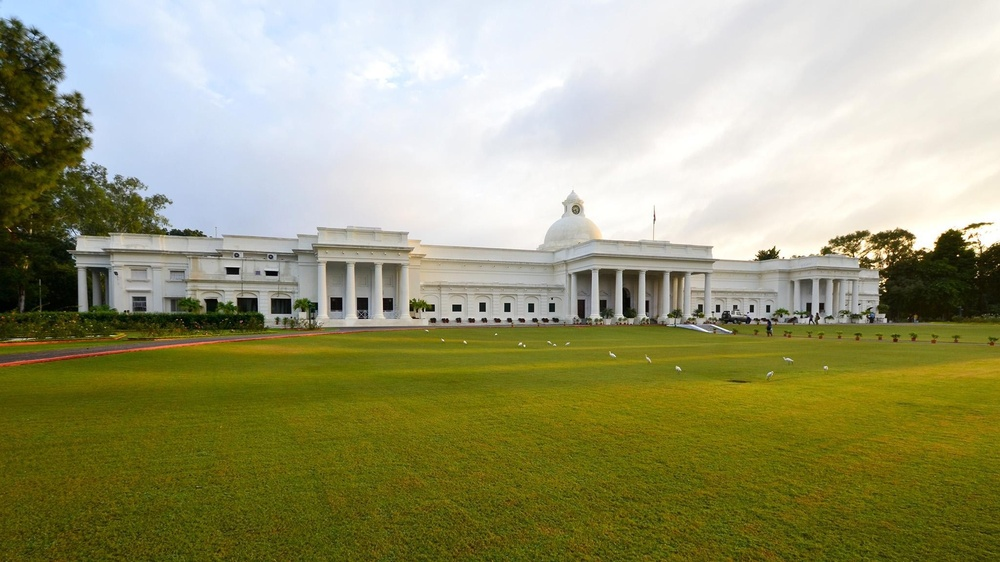
%> input picture FrequencyDomainFiltering/real_img.jpeg, 1000 x 562 px, shrunk from 2048 x 1152 before the run
$ octave code.m   (GNU Octave 9; MATLAB toolbox functions it lacks are replaced by stand-ins)
%> lines starting %> are read from the running program, lines starting %| are printed output that depends on the picture
img = imread('real_img.jpeg');
%> img is the input picture: size 562x1000x3 uint8; mean R, G, B 154.4, 154.1, 116.3

img_gray = rgb2gray(img);
img_double = im2double(img_gray);
F = fft2(img_double);
F_shifted = fftshift(F);

F_magnitude = abs(F_shifted);
F_phase = angle(F_shifted);
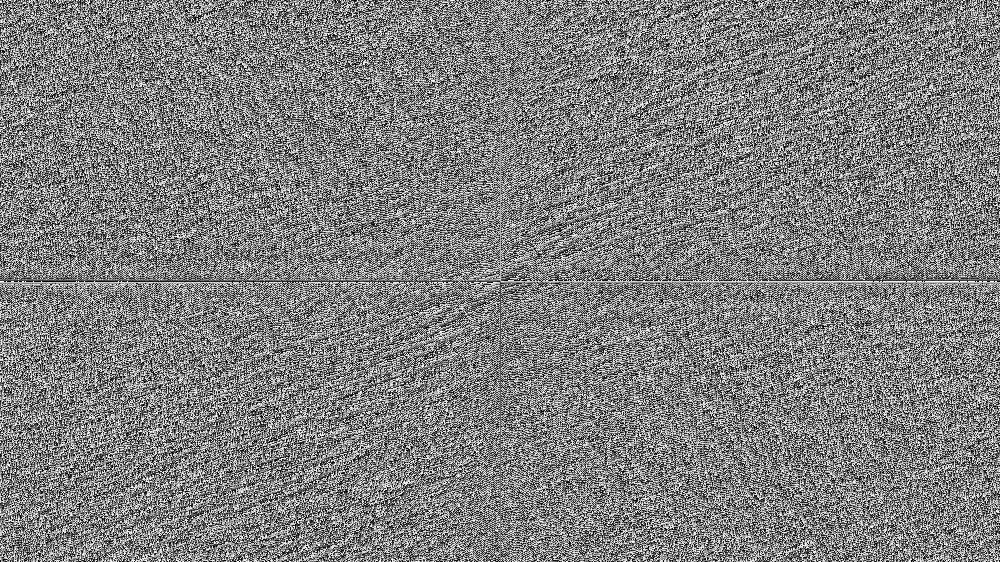
%> F_phase: size 562x1000 double; min -3.14, max 3.14, mean 5.59e-06; drawn with min black and max white
% [9 lines of commented-out code are left out]
[M, N] = size(img_double);
%> M = 562; N = 1000
[u, v] = meshgrid(-floor(N/2):floor((N-1)/2), -floor(M/2):floor((M-1)/2));
D = sqrt(u.^2 + v.^2);
D0 = 20;
D1 = 50;
D2 = 80;
H0 = double(D <= D0); % Ideal low-pass filter
H1 = double(D <= D1); % Ideal low-pass filter
H2 = double(D <= D2); % Ideal low-pass filter

% Apply the filter to the shifted Fourier transform
G_shifted0 = F_shifted .* H0;
G_shifted1 = F_shifted .* H1;
G_shifted2 = F_shifted .* H2;

% Shift back and compute the inverse Fourier transform
L0 = ifftshift(G_shifted0);
img_filtered0 = real(ifft2(L0));
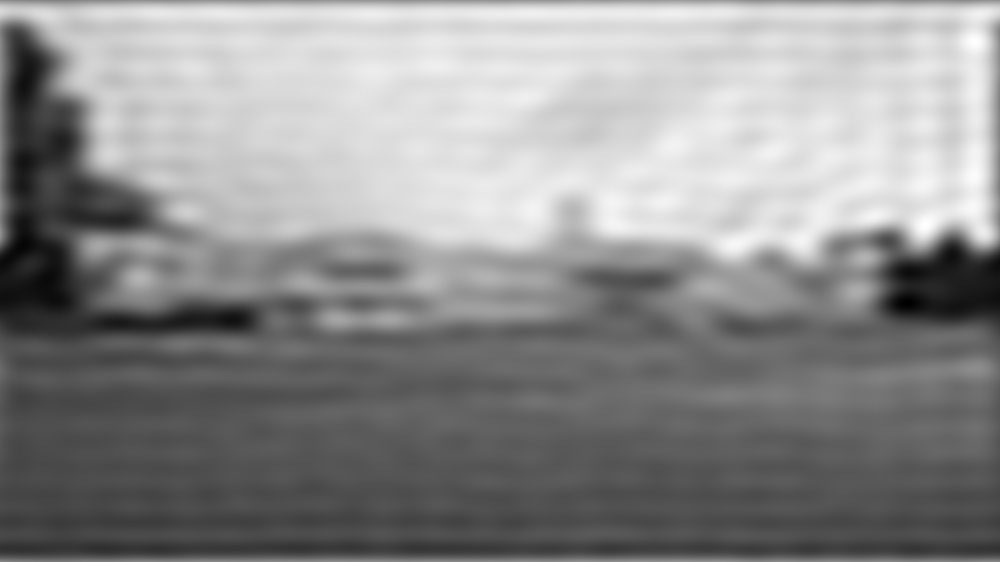
%> img_filtered0: size 562x1000 double; min -0.0243, max 1.08, mean 0.588; drawn with min black and max white

L1 = ifftshift(G_shifted1);
img_filtered1 = real(ifft2(L1));

L2 = ifftshift(G_shifted2);
img_filtered2 = real(ifft2(L2));
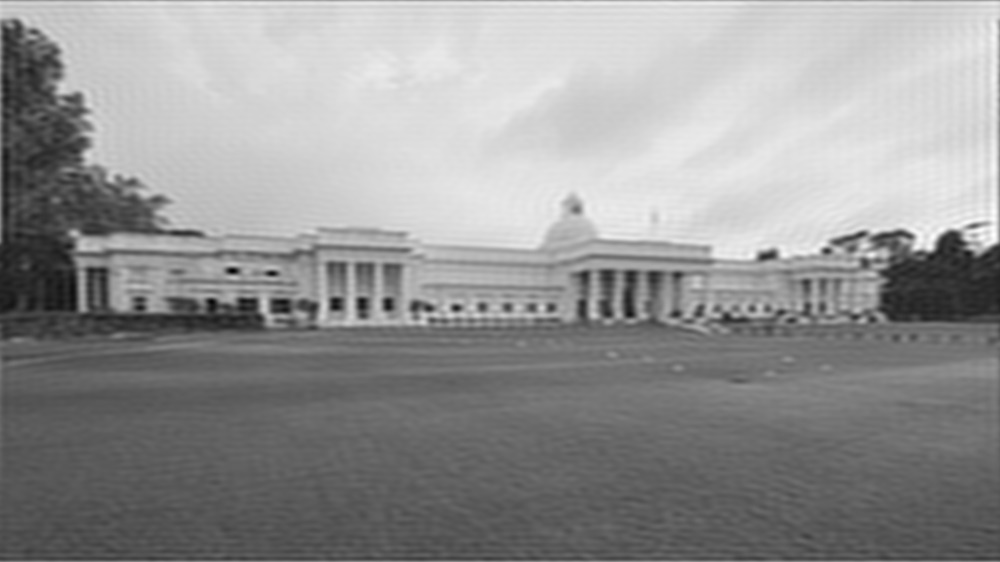
%> img_filtered2: size 562x1000 double; min -0.132, max 1.11, mean 0.588; drawn with min black and max white

% [7 lines of commented-out code are left out]


G0 = exp(-(D.^2) / (2 * D0^2));
G1 = exp(-(D.^2) / (2 * D1^2));
G2 = exp(-(D.^2) / (2 * D2^2));
G_shifted_gaussian0 = F_shifted .* G0;
G_shifted_gaussian1 = F_shifted .* G1;
G_shifted_gaussian2 = F_shifted .* G2;

L_gaussian0 = ifftshift(G_shifted_gaussian0);
img_filtered_gaussian0 = real(ifft2(L_gaussian0));
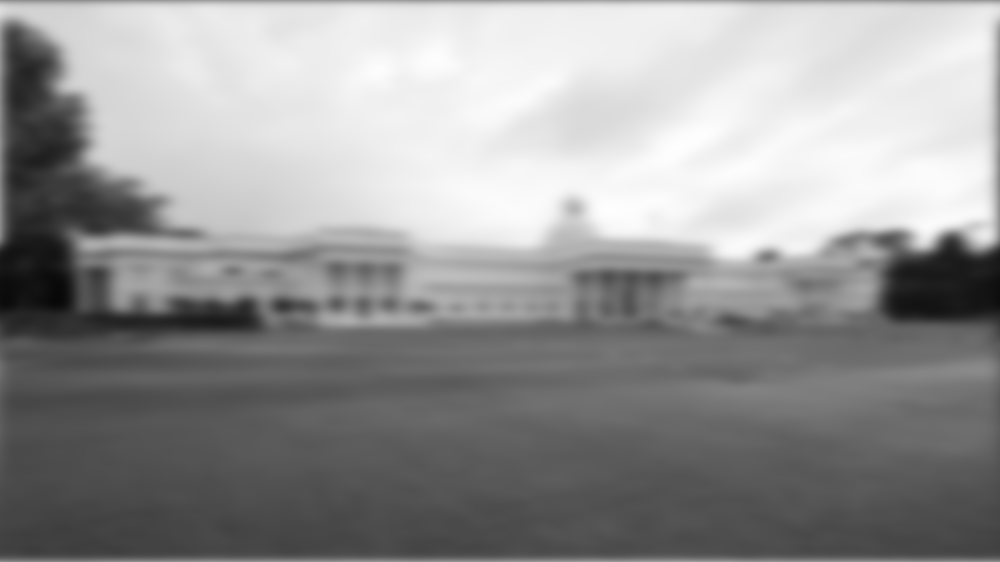
%> img_filtered_gaussian0: size 562x1000 double; min 0.0314, max 0.997, mean 0.588

L_gaussian1 = ifftshift(G_shifted_gaussian1);
img_filtered_gaussian1 = real(ifft2(L_gaussian1));
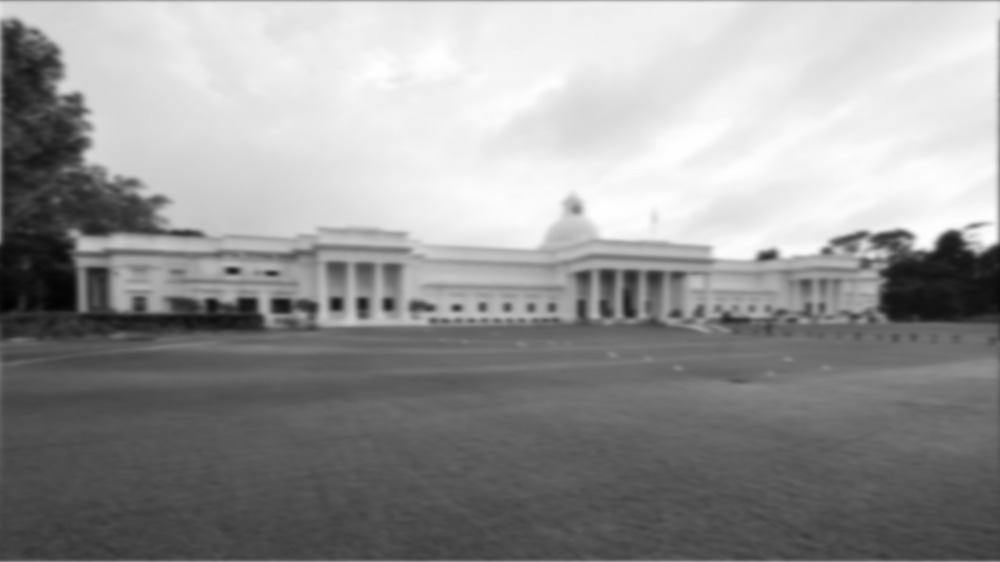
%> img_filtered_gaussian1: size 562x1000 double; min 0.0107, max 1, mean 0.588

L_gaussian2 = ifftshift(G_shifted_gaussian2);
img_filtered_gaussian2 = real(ifft2(L_gaussian2));

% [9 lines of commented-out code are left out]

n1 = 2;
n2 = 4;

BLPF01 = 1 ./ (1 + (D ./ D0).^(2*n1));
BLPF02 = 1 ./ (1 + (D ./ D0).^(2*n2));

BLPF11 = 1 ./ (1 + (D ./ D1).^(2*n1));
BLPF12 = 1 ./ (1 + (D ./ D1).^(2*n2));

BLPF21 = 1 ./ (1 + (D ./ D2).^(2*n1));
BLPF22 = 1 ./ (1 + (D ./ D2).^(2*n2));

G_shifted_butterworth01 = F_shifted .* BLPF01;
G_shifted_butterworth02 = F_shifted .* BLPF02;
G_shifted_butterworth11 = F_shifted .* BLPF11;
G_shifted_butterworth12 = F_shifted .* BLPF12;
G_shifted_butterworth21 = F_shifted .* BLPF21;
G_shifted_butterworth22 = F_shifted .* BLPF22;

L_butterworth01 = ifftshift(G_shifted_butterworth01);
img_filtered_butterworth01 = real(ifft2(L_butterworth01));
L_butterworth02 = ifftshift(G_shifted_butterworth02);
img_filtered_butterworth02 = real(ifft2(L_butterworth02));
L_butterworth11 = ifftshift(G_shifted_butterworth11);
img_filtered_butterworth11 = real(ifft2(L_butterworth11));
L_butterworth12 = ifftshift(G_shifted_butterworth12);
img_filtered_butterworth12 = real(ifft2(L_butterworth12));
L_butterworth21 = ifftshift(G_shifted_butterworth21);
img_filtered_butterworth21 = real(ifft2(L_butterworth21));
L_butterworth22 = ifftshift(G_shifted_butterworth22);
img_filtered_butterworth22 = real(ifft2(L_butterworth22));

% [15 lines of commented-out code are left out]
H_high0 = double(D > D0);
G_shifted_high0 = F_shifted .* H_high0;

L_high0 = ifftshift(G_shifted_high0);
img_filtered_high0 = real(ifft2(L_high0));
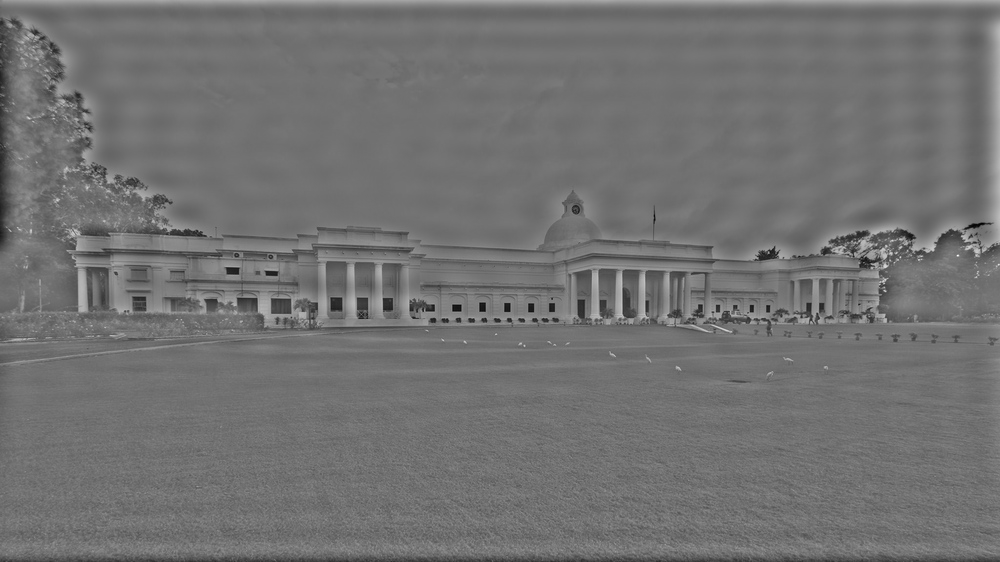
%> img_filtered_high0: size 562x1000 double; min -0.704, max 0.874, mean 2.02e-19; drawn with min black and max white

H_high1 = double(D > D1);
G_shifted_high1 = F_shifted .* H_high1;

L_high1 = ifftshift(G_shifted_high1);
img_filtered_high1 = real(ifft2(L_high1));
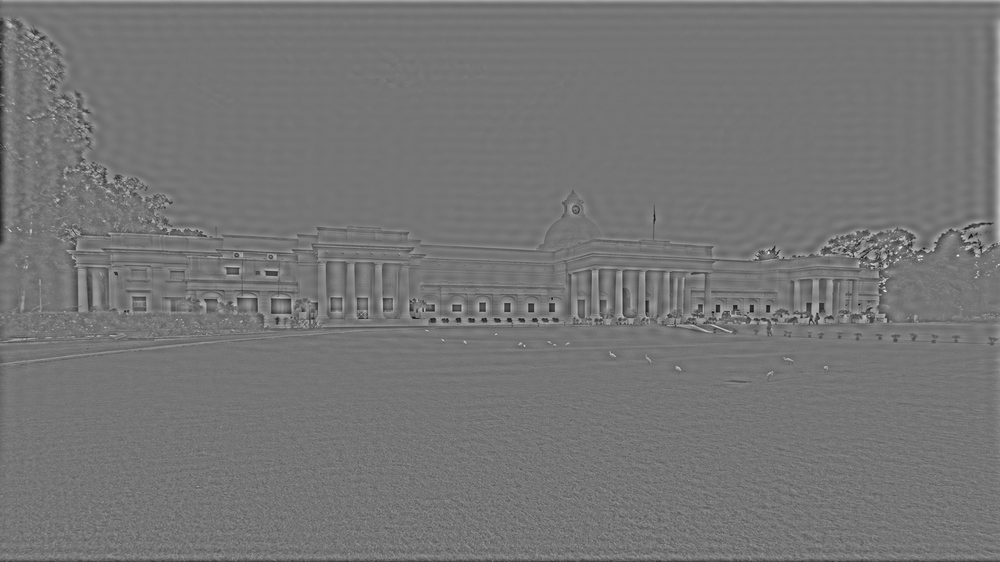
%> img_filtered_high1: size 562x1000 double; min -0.699, max 0.817, mean 0; drawn with min black and max white

H_high2 = double(D > D2);
G_shifted_high2 = F_shifted .* H_high2;

L_high2 = ifftshift(G_shifted_high2);
img_filtered_high2 = real(ifft2(L_high2));

% [9 lines of commented-out code are left out]
G_high0 = 1 - exp(-(D.^2) / (2 * D0^2));
G_shifted_gaussian_high0 = F_shifted .* G_high0;
L_gaussian_high0 = ifftshift(G_shifted_gaussian_high0);
img_filtered_gaussian_high0 = real(ifft2(L_gaussian_high0));

G_high1 = 1 - exp(-(D.^2) / (2 * D1^2));
G_shifted_gaussian_high1 = F_shifted .* G_high1;
L_gaussian_high1 = ifftshift(G_shifted_gaussian_high1);
img_filtered_gaussian_high1 = real(ifft2(L_gaussian_high1));

G_high2 = 1 - exp(-(D.^2) / (2 * D2^2));
G_shifted_gaussian_high2 = F_shifted .* G_high2;
L_gaussian_high2 = ifftshift(G_shifted_gaussian_high2);
img_filtered_gaussian_high2 = real(ifft2(L_gaussian_high2));

% [9 lines of commented-out code are left out]
BLPF_high01 = 1 ./ (1 + (D ./ D0).^(2*n1));
BLPF_high02 = 1 ./ (1 + (D ./ D0).^(2*n2));
BLPF_high11 = 1 ./ (1 + (D ./ D1).^(2*n1));
BLPF_high12 = 1 ./ (1 + (D ./ D1).^(2*n2));
BLPF_high21 = 1 ./ (1 + (D ./ D2).^(2*n1));
BLPF_high22 = 1 ./ (1 + (D ./ D2).^(2*n2));

G_shifted_butterworth_high01 = F_shifted .* (1 - BLPF_high01);
G_shifted_butterworth_high02 = F_shifted .* (1 - BLPF_high02);
G_shifted_butterworth_high11 = F_shifted .* (1 - BLPF_high11);
G_shifted_butterworth_high12 = F_shifted .* (1 - BLPF_high12);
G_shifted_butterworth_high21 = F_shifted .* (1 - BLPF_high21);
G_shifted_butterworth_high22 = F_shifted .* (1 - BLPF_high22);

H_butterworth01 = ifftshift(G_shifted_butterworth_high01);
img_filtered_butterworth_high01 = real(ifft2(H_butterworth01));
H_butterworth02 = ifftshift(G_shifted_butterworth_high02);
img_filtered_butterworth_high02 = real(ifft2(H_butterworth02));
H_butterworth11 = ifftshift(G_shifted_butterworth_high11);
img_filtered_butterworth_high11 = real(ifft2(H_butterworth11));
H_butterworth12 = ifftshift(G_shifted_butterworth_high12);
img_filtered_butterworth_high12 = real(ifft2(H_butterworth12));
H_butterworth21 = ifftshift(G_shifted_butterworth_high21);
img_filtered_butterworth_high21 = real(ifft2(H_butterworth21));
H_butterworth22 = ifftshift(G_shifted_butterworth_high22);
img_filtered_butterworth_high22 = real(ifft2(H_butterworth22));

% [13 lines of commented-out code are left out]

$ run again, with FrequencyDomainFiltering/img_butterLPF.png saved as FrequencyDomainFiltering/real_img.jpeg
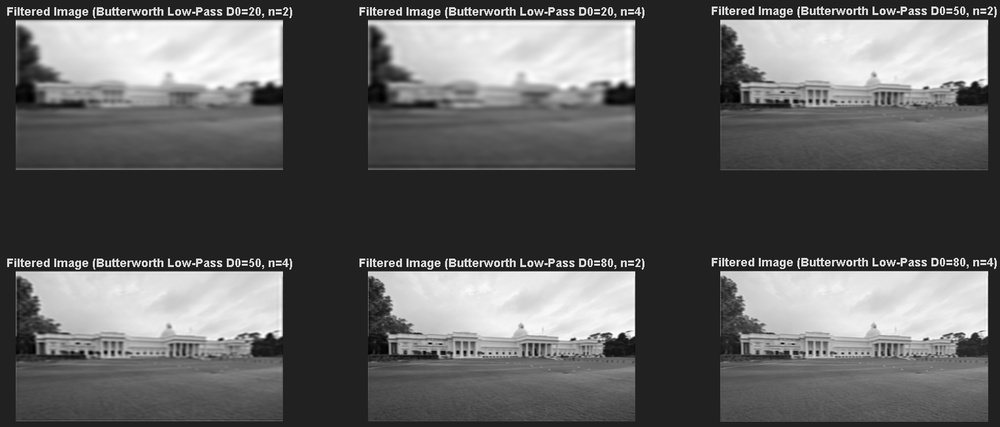
%> input picture FrequencyDomainFiltering/img_butterLPF.png, 1000 x 427 px, shrunk from 1530 x 654 before the run
%> img is the input picture: size 427x1000x3 uint8; min 0, max 255, mean 99
%> `F_phase = angle(F_shifted);`:
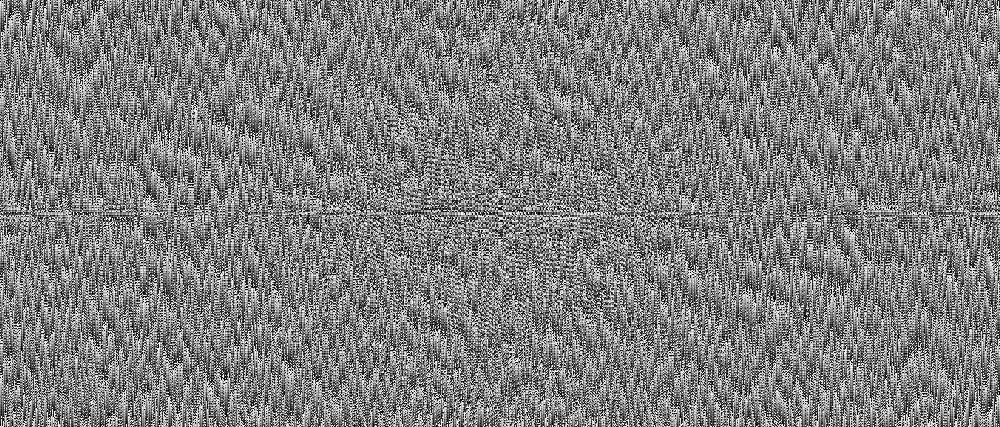
%> F_phase: size 427x1000 double; min -3.14, max 3.14, mean -1.7e-18; drawn with min black and max white
%> `img_filtered_high1 = real(ifft2(L_high1));`:
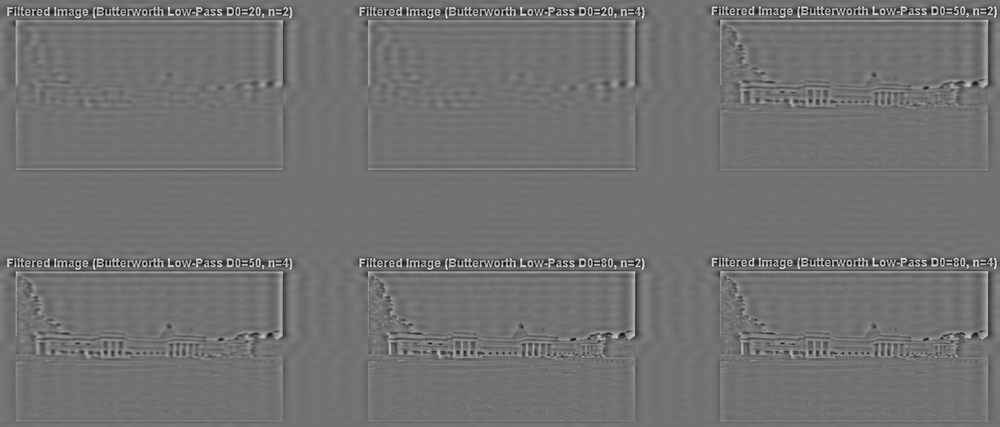
%> img_filtered_high1: size 427x1000 double; min -0.677, max 0.834, mean -1.58e-19; drawn with min black and max white
